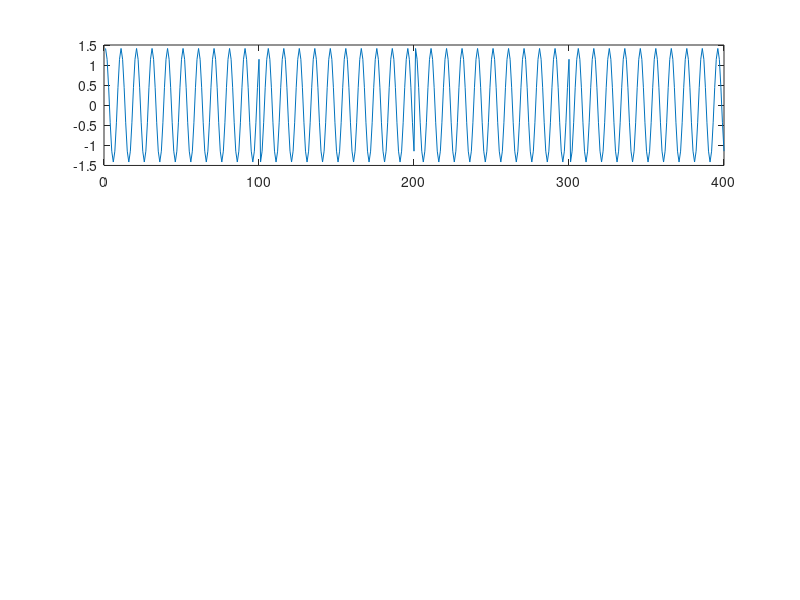

This chart was generated by the following MATLAB code:
clear all;close all;%----------------------------------------------------%---------------- Initial Parameters ----------------%----------------------------------------------------n = 8;                              %number of bitsM = 4;                              %4-QAMk = log2(M);                        %number of bits in one symbolm = n/k;                            %number of symbolsif mod(n, k) ~= 0    error('numberOfBits must be a multiple of log2(M).');endFc_tx = 100;                        %carrier frequencyphase_tx = 0;                       %carrier phaseFs = 1000;                          %sampling frequencydt = 1/Fs;                          %simulation time differentialRs = 10;                            %Symbol rateOSF = Fs/Rs;                        %Oversampling factor%----------------------------------------------------%----------------Creation of the bitstream ----------%----------------------------------------------------dataIn = randi(2,1,n) - 1;  % Generate vector of binary datadataIn = [0 0 1 1 1 0 0 1];%----------------------------------------------------%----------------- QAM Mapper -----------------------%----------------------------------------------------numberOfSymbols = length(dataIn)/k; %number of symbols in the FIFO% Define mapping table applying Gray mappingmappingTable(1) =  1 + 1*i;mappingTable(2) = -1 + 1*i;mappingTable(3) =  1 - 1*i;mappingTable(4) = -1 - 1*i;mappedSymbols = zeros(1, numberOfSymbols);% Map bits to symbolsfor i = 1:k:length(dataIn)     symbolBits = dataIn(i:i+k-1);  symbolIndex = 2^1 * symbolBits(1) + 2^0 * symbolBits(2);     % Mapping   mappedSymbols((i - 1)/k + 1) = mappingTable( symbolIndex + 1);   endfor%----------------------------------------------------%----------------- Upsampling -----------------------%----------------------------------------------------t = 0 : dt : (length(mappedSymbols) * OSF - 1) * dt;for i = 1:length(mappedSymbols)    temp = mappedSymbols(i)*ones(1,OSF);    mappedSymbols_upsampled( (i-1)*OSF+1 : i*OSF) = temp;end%----------------------------------------------------%----------------- Modulation: Baseband to RF -------%----------------------------------------------------Tx_I = real(mappedSymbols_upsampled) .* (sqrt(2)*cos(2*pi*Fc_tx*t+phase_tx));Tx_Q = imag(mappedSymbols_upsampled) .* (sqrt(2)*sin(2*pi*Fc_tx*t+phase_tx));Tx = Tx_I - Tx_Q;%----------------------------------------------------%----------------- Figures --------------------------%----------------------------------------------------##figure(1);##stem(dataIn,"filled");##title('Data In');##xlabel('Bit Index');##ylabel('Binary Value');##figure(2);##subplot(2,1,1);##stem(real(mappedSymbols));##title("Real part")##subplot(2,1,2);##stem(imag(mappedSymbols));##title("Imaginary part");##figure(3);##scatter(real(mappedSymbols), imag(mappedSymbols) , "filled");##axis([-2 2 -2 2]);##title("Symbols");##figure(4);##subplot(3,1,1);##stem(real(mappedSymbols));##subplot(3,1,2);##stem(real(mappedSymbols_upsampled));##subplot(3,1,3);##plot(Tx_I);figure(5);subplot(3,1,1);plot(Tx_I);##subplot(3,1,2);##plot(Tx_Q);##subplot(3,1,3);##plot(Tx);